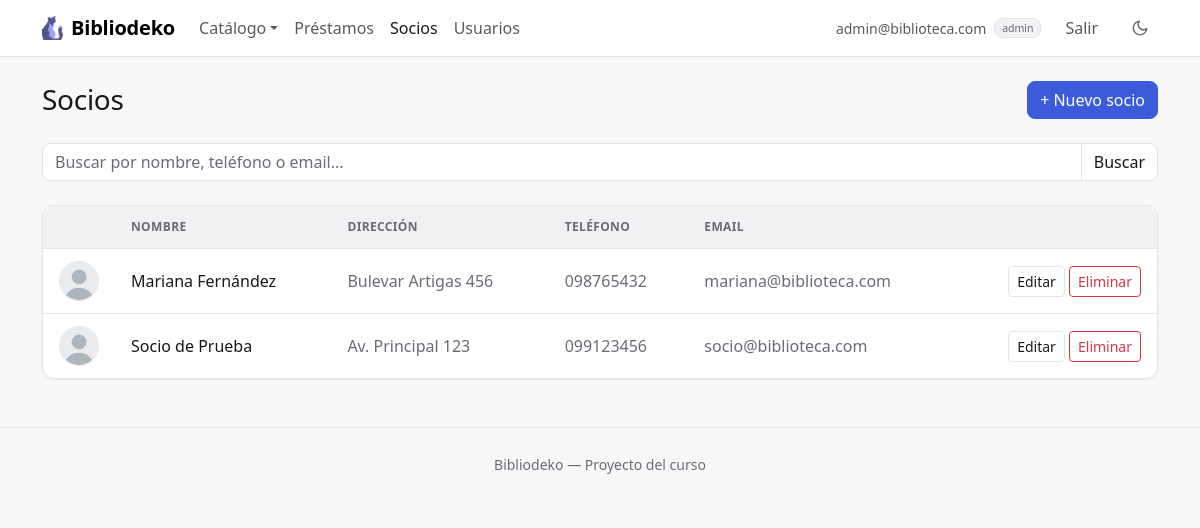
Before: /index.php?accion=listarSocios (signed in) with the older database file.
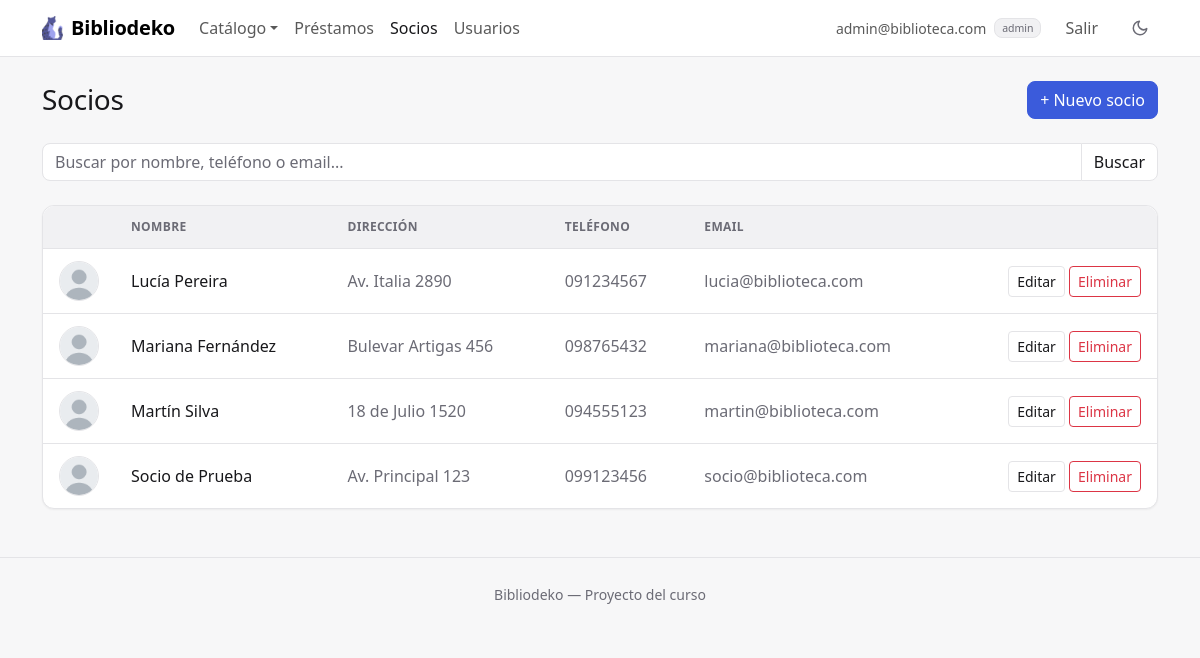
After: the same page with the newer database file.
### tables this page shows
CREATE TABLE IF NOT EXISTS socios (
    id          INT AUTO_INCREMENT PRIMARY KEY,
    usuario_id  INT NOT NULL UNIQUE,
    nombre      VARCHAR(100) NOT NULL,
    direccion   VARCHAR(255) NOT NULL,
    telefono    VARCHAR(20)  NOT NULL,
    foto        VARCHAR(100) NOT NULL DEFAULT 'avatar.png',
    FOREIGN KEY (usuario_id) REFERENCES usuarios(id) ON DELETE CASCADE
);

CREATE TABLE IF NOT EXISTS usuarios (
    id      INT AUTO_INCREMENT PRIMARY KEY,
    rol     ENUM('admin', 'socio') NOT NULL DEFAULT 'socio',
    email   VARCHAR(100) NOT NULL UNIQUE,
    pass    VARCHAR(255) NOT NULL
);

### controllers/SocioController.php (called while the page is built, shortened)
<?php
require_once __DIR__ . '/../models/Socio.php';
require_once __DIR__ . '/../models/Usuario.php';
function listarSocios() {
    global $pdo;
    $filtros = [
        'q'          => trim($_GET['q'] ?? ''),
        'pagina'     => $_GET['p'] ?? 1,
        'por_pagina' => 10,
    ];
    $resultado = Socio::listar($pdo, $filtros);
    $socios = $resultado['filas'];
    require __DIR__ . '/../views/socios/listar.php';
}

### models/Socio.php (called while the page is built, shortened)
<?php
require_once __DIR__ . '/Usuario.php';
class Socio {
    private $id;
    private $usuario;
    private $nombre;
    private $direccion;
    private $telefono;
    private $foto;
    public function __construct($id, $usuario, $nombre, $direccion, $telefono, $foto) {
        $this->id = $id;
        $this->usuario = $usuario;
        $this->nombre = $nombre;
        $this->direccion = $direccion;
        $this->telefono = $telefono;
        $this->foto = $foto;
    }
    public function getId() { return $this->id; }
    public function getUsuario() { return $this->usuario; }
    public function getNombre() { return $this->nombre; }
    public function getDireccion() { return $this->direccion; }
    public function getTelefono() { return $this->telefono; }
    public function getFoto() { return $this->foto; }
    public static function listar($pdo, $filtros = []) {
        $filtros = array_merge(['q' => '', 'pagina' => 1, 'por_pagina' => 0], $filtros);
        $parametros = [];
        $desdeDonde = ' FROM socios s INNER JOIN usuarios u ON s.usuario_id = u.id';
        $stmt = $pdo->prepare('SELECT COUNT(*)' . $desdeDonde);
        $stmt->execute($parametros);
        $total = (int) $stmt->fetchColumn();
        $sql = 'SELECT s.*, u.rol, u.email, u.pass' . $desdeDonde . ' ORDER BY s.nombre';
        $pagina = 1;
        $paginas = 1;
        if ($filtros['por_pagina'] > 0) {
            $paginacion = calcularPaginacion($total, $filtros['pagina'], $filtros['por_pagina']);
            $pagina = $paginacion['pagina'];
            $paginas = $paginacion['paginas'];
            $sql .= ' LIMIT ' . (int) $filtros['por_pagina'] . ' OFFSET ' . $paginacion['desde'];
        }
        $stmt = $pdo->prepare($sql);
        $stmt->execute($parametros);
        $filas = $stmt->fetchAll();
        $socios = [];
        foreach ($filas as $f) {
            $usuario = new Usuario($f['usuario_id'], $f['rol'], $f['email'], $f['pass']);
            $socios[] = new Socio($f['id'], $usuario, $f['nombre'], $f['direccion'], $f['telefono'], $f['foto']);
        }
        return ['filas' => $socios, 'total' => $total, 'pagina' => $pagina, 'paginas' => $paginas];
    }
}

### helpers.php (called while the page is built, shortened)
<?php
function calcularPaginacion($total, $pagina, $porPagina) {
    $paginas = max(1, (int) ceil($total / $porPagina));
    $pagina = min(max(1, (int) $pagina), $paginas);
    return ['pagina' => $pagina, 'paginas' => $paginas, 'desde' => ($pagina - 1) * $porPagina];
}

### models/Usuario.php (called while the page is built, shortened)
<?php
class Usuario {
    private $email;
    public function __construct($id, $rol, $email, $pass) {
        $this->email = $email;
    }
    public function getEmail() { return $this->email; }
}

### views/socios/listar.php (the view, shortened to what the changed rows need)
<?php require __DIR__ . '/../header.php'; ?>
<div class="encabezado">
  <h1 class="h3">Socios</h1>
</div>
<?php if (empty($socios)): ?>
  <div class="card estado-vacio">
    <?php if ($filtros['q'] !== ''): ?>
      <p class="titulo">Ningún socio coincide con la búsqueda.</p>
      <p class="small mb-0">Probá con otro nombre, teléfono o email.</p>
    <?php else: ?>
      <p class="titulo">No hay socios registrados todavía.</p>
      <p class="small mb-0">Agregá el primero con «Nuevo socio».</p>
    <?php endif; ?>
  </div>
<?php else: ?>
  <div class="card">
    <div class="table-responsive">
      <table class="table table-hover align-middle">
        <thead>
          <tr>
            <th><span class="visually-hidden">Foto</span></th>
            <th>Nombre</th>
            <th>Dirección</th>
            <th>Teléfono</th>
            <th>Email</th>
            <th><span class="visually-hidden">Acciones</span></th>
          </tr>
        </thead>
        <tbody>
          <?php foreach ($socios as $socio): ?>
            <tr>
              <td class="columna-avatar">
                <img src="uploads/<?= htmlspecialchars($socio->getFoto()) ?>" alt="" width="40" height="40"
                  class="avatar">
              </td>
              <td class="fw-medium"><?= htmlspecialchars($socio->getNombre()) ?></td>
              <td class="text-body-secondary"><?= htmlspecialchars($socio->getDireccion()) ?></td>
              <td class="text-body-secondary text-nowrap"><?= htmlspecialchars($socio->getTelefono()) ?></td>
              <td class="text-body-secondary"><?= htmlspecialchars($socio->getUsuario()->getEmail()) ?></td>
              <td class="text-end text-nowrap">
                <a href="index.php?accion=formEditarSocio&id=<?= $socio->getId() ?>" class="btn btn-sm btn-outline-secondary">Editar</a>
                <form method="POST" action="index.php?accion=eliminarSocio" class="d-inline"
                  data-confirmar="¿Eliminar al socio «<?= htmlspecialchars($socio->getNombre()) ?>»? No se puede deshacer."
                  data-boton="Eliminar" data-color="danger">
                  <button type="submit" class="btn btn-sm btn-outline-danger">Eliminar</button>
                </form>
              </td>
            </tr>
          <?php endforeach; ?>
        </tbody>
      </table>
    </div>
  </div>
<?php endif; ?>
<?php require __DIR__ . '/../footer.php'; ?>

Changed rows visible on the page:
added socios: foto (placeholder picture), nombre "Lucía Pereira", direccion "Av. Italia 2890", telefono "091234567", usuario.email "lucia@biblioteca.com"
added socios: foto (placeholder picture), nombre "Martín Silva", direccion "18 de Julio 1520", telefono "094555123", usuario.email "martin@biblioteca.com"
